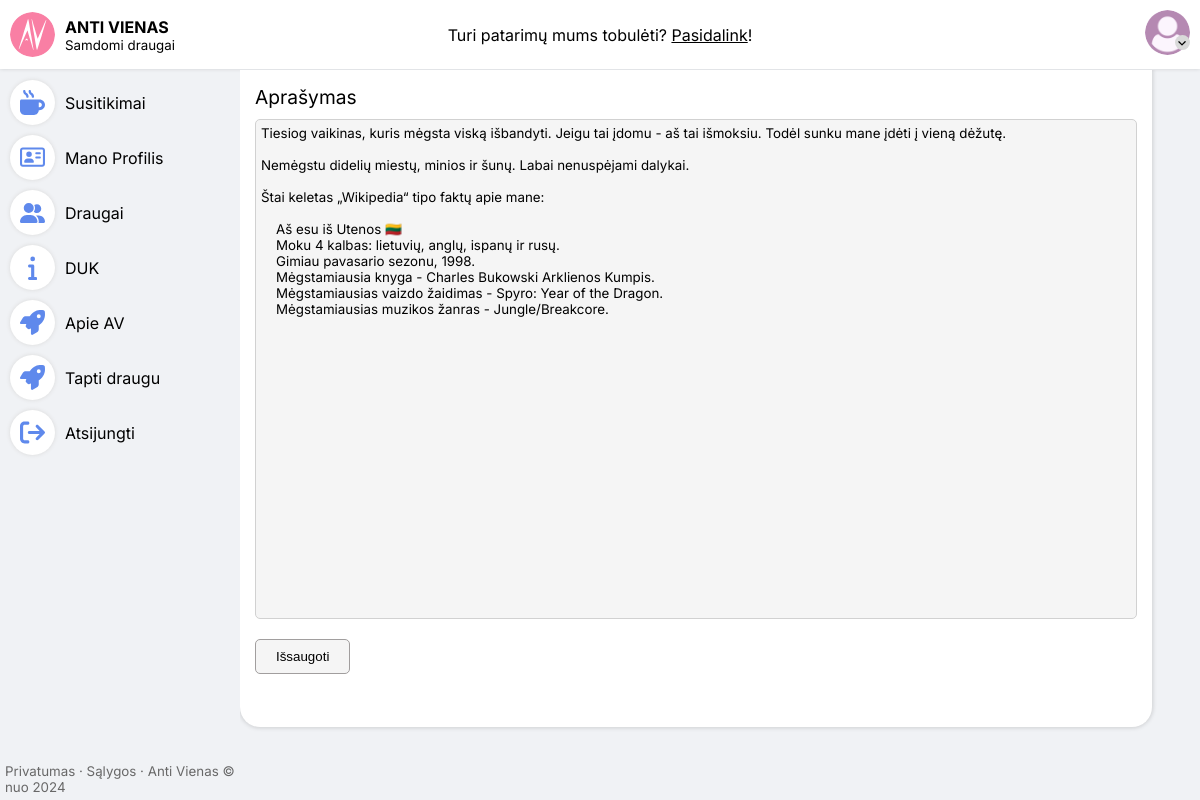
The page /atnaujinti-aprasyma (signed in) on the database as committed earlier.
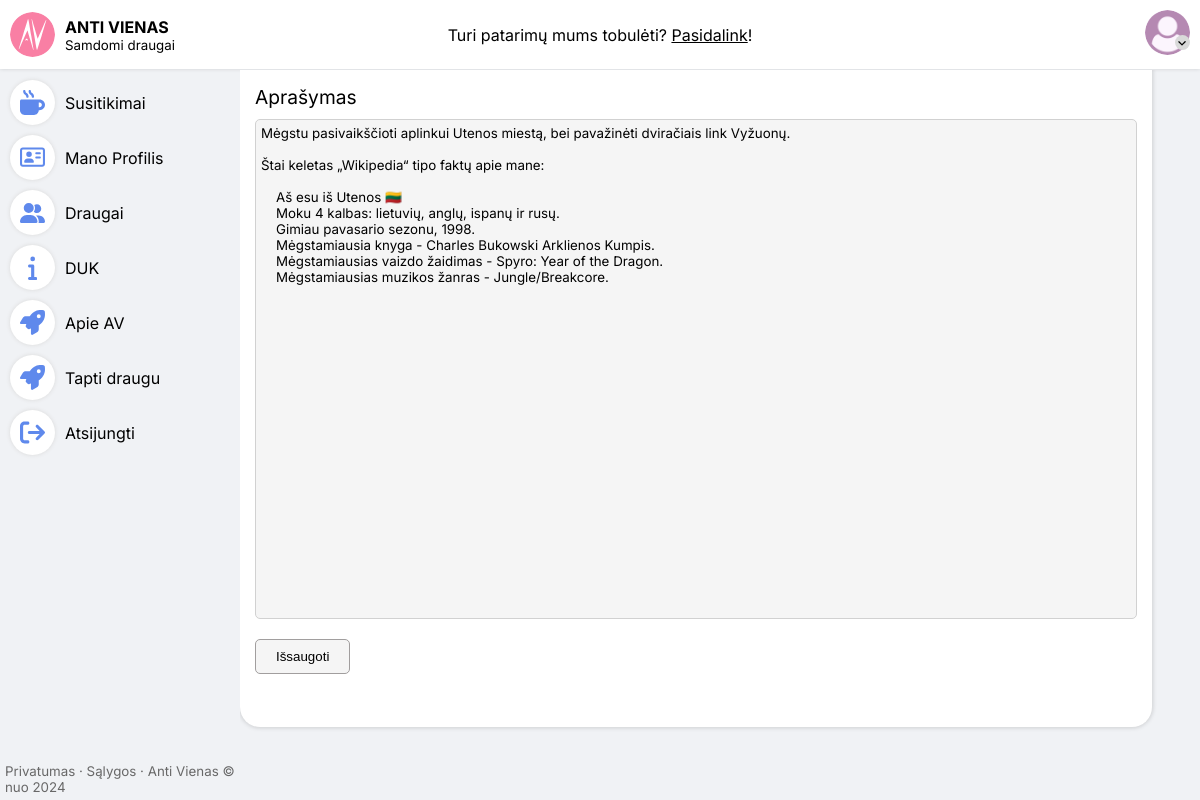
The same page on the database as committed later.
### antivienas/database/models.py (models this page shows, shortened)
class User(AbstractUser):
    is_id_verified =    models.BooleanField(default=False)
    id_img =            models.ImageField(upload_to=user_img_upload_path, blank=True, null=True)
    profile_type =      models.CharField(max_length=6, choices=ProfileTypes, default=ProfileTypes.USER)
    birthday =          models.DateField(default=dt.date(1998,5,14))
    city =              models.CharField(max_length=15,choices=CityOfService,null=True,blank=True)
    job =               models.CharField(max_length=40, blank=True)
    description =       models.TextField(max_length=2500, blank=True)
    gender =            models.CharField(max_length=10, choices=Genders, blank=True, null=True)
    education =         models.CharField(max_length=15, choices=EducationChoices, blank=True, null=True)
    selected_avatar =  models.SmallIntegerField(default=0)
    interest_one =      models.CharField(max_length=50, blank=True)
    interest_two =      models.CharField(max_length=50, blank=True)
    interest_three =    models.CharField(max_length=50, blank=True)
    interest_four =     models.CharField(max_length=50, blank=True)
    interest_color_one =    models.CharField(max_length=7, choices=InterestColorHexes, default=InterestColorHexes.GRAY)
    interest_color_two =    models.CharField(max_length=7, choices=InterestColorHexes, default=InterestColorHexes.GRAY)
    interest_color_three =  models.CharField(max_length=7, choices=InterestColorHexes, default=InterestColorHexes.GRAY)
    interest_color_four =   models.CharField(max_length=7, choices=InterestColorHexes, default=InterestColorHexes.GRAY)
    orders_completed =  models.PositiveIntegerField(default=0)
    @property
    def avatar(self):
        return UserProfilePicture.avatar(self)

### antivienas/backend/views.py (the view, shortened to what this page needs)
# urls.py: path("atnaujinti-aprasyma", views.description_update_action, name="description-update"),
@login_required
def description_update_action(request):
    template = "pages/profile/description-update.html"
    return render(request, template)

### antivienas/database/models.py (called while the page is built)
    @classmethod
    def avatar(cls, user):
        try:
            image = UserProfilePicture.objects.filter(user=user, is_avatar=True)[0]
        except:
            return None
        return image

### antivienas/frontend/templates/pages/profile/description-update.html (shortened to what this page needs)
<!DOCTYPE html>
{% load static %}
<html lang="lt">
<head>
    <link rel="stylesheet" href="{% static 'styles/style.css' %}" />
</head>
<body>
    {% include "components/top-nav.html" %}
    <main class="main-double-split">
        <div class="left-container">
            {% include "components/side-nav.html" %}
            {% include "components/terms-of-service.html" %}
        </div>
        <div class="middle-container">
          <div class="background-blob">
              <form action="{% url 'description-update' %}" method="post" class="description-update-form">
                    <label for="description">Aprašymas</label>
                    <textarea name="description" id="" placeholder="(galima naudoti ir 😊)">{{ request.user.description }}</textarea>
                <div class="btn-container btn-bottom-container">
                  <button type="submit" id="block-btn">Išsaugoti</button>
              </div>
            </form>
          </div>
        </div>
    </main>
</body>
</html>

Rows that differ between the two databases and show on the page:
changed User: description "Tiesiog vaikinas, kuris mėgsta viską išbandyti. Jeigu tai įdomu - aš tai išmoksiu. Todėl sunku mane įdėti į vieną dėžutę. Nemėgstu didelių miestų, minios ir šunų. Labai nenuspėjami dalykai. Štai keletas „Wikipedia“ tipo…" → "Mėgstu pasivaikščioti aplinkui Utenos miestą, bei pavažinėti dviračiais link Vyžuonų. Štai keletas „Wikipedia“ tipo…"
